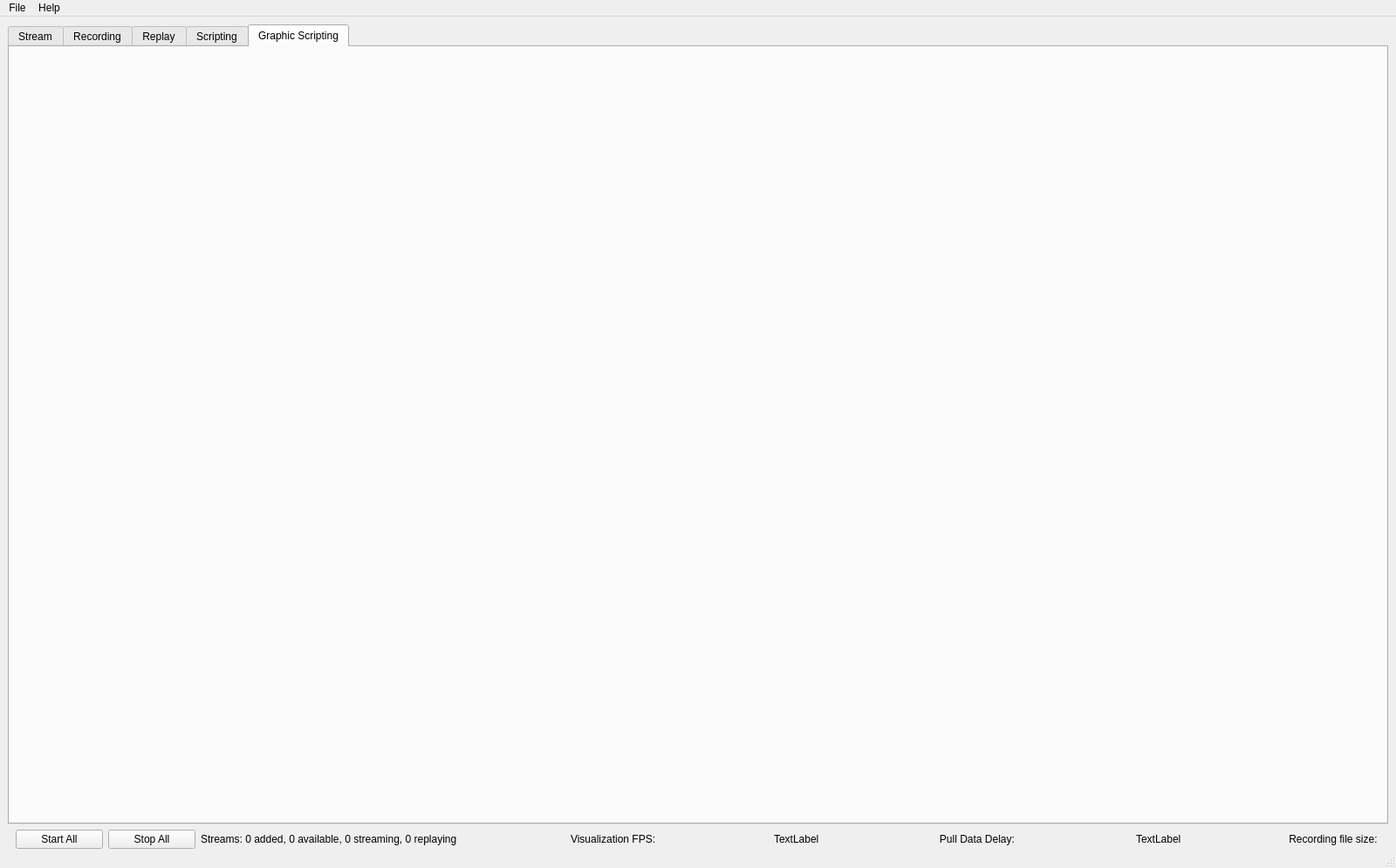
<?xml version="1.0" encoding="UTF-8"?>
<ui version="4.0">
 <class>MainWindow</class>
 <widget class="QMainWindow" name="MainWindow">
  <property name="geometry">
   <rect>
    <x>0</x>
    <y>0</y>
    <width>1600</width>
    <height>995</height>
   </rect>
  </property>
  <property name="windowTitle">
   <string>MainWindow</string>
  </property>
  <widget class="QWidget" name="centralwidget">
   <layout class="QVBoxLayout" name="verticalLayout">
    <property name="bottomMargin">
     <number>0</number>
    </property>
    <item>
     <widget class="QTabWidget" name="tabWidget">
      <property name="cursor">
       <cursorShape>ArrowCursor</cursorShape>
      </property>
      <property name="currentIndex">
       <number>4</number>
      </property>
      <widget class="QWidget" name="visualization_tab">
       <attribute name="title">
        <string>Stream</string>
       </attribute>
       <layout class="QVBoxLayout" name="MainTabVerticalLayout">
        <item>
         <widget class="QFrame" name="frame">
          <property name="frameShape">
           <enum>QFrame::StyledPanel</enum>
          </property>
          <property name="frameShadow">
           <enum>QFrame::Raised</enum>
          </property>
          <layout class="QVBoxLayout" name="verticalLayout_2">
           <property name="leftMargin">
            <number>1</number>
           </property>
           <property name="topMargin">
            <number>1</number>
           </property>
           <property name="rightMargin">
            <number>1</number>
           </property>
           <property name="bottomMargin">
            <number>1</number>
           </property>
           <item>
            <widget class="QScrollArea" name="scrollArea">
             <property name="widgetResizable">
              <bool>true</bool>
             </property>
             <widget class="QWidget" name="scrollAreaWidgetContents_3">
              <property name="geometry">
               <rect>
                <x>0</x>
                <y>0</y>
                <width>1524</width>
                <height>825</height>
               </rect>
              </property>
              <layout class="QHBoxLayout" name="scrollAreaWidgetContents_3_layout">
               <property name="leftMargin">
                <number>1</number>
               </property>
               <property name="topMargin">
                <number>1</number>
               </property>
               <property name="rightMargin">
                <number>1</number>
               </property>
               <property name="bottomMargin">
                <number>1</number>
               </property>
               <item>
                <widget class="QWidget" name="StreamWidget" native="true">
                 <layout class="QHBoxLayout" name="streamsHorizontalLayout">
                  <property name="spacing">
                   <number>1</number>
                  </property>
                  <property name="leftMargin">
                   <number>1</number>
                  </property>
                  <property name="topMargin">
                   <number>1</number>
                  </property>
                  <property name="rightMargin">
                   <number>1</number>
                  </property>
                  <property name="bottomMargin">
                   <number>1</number>
                  </property>
                 </layout>
                </widget>
               </item>
              </layout>
             </widget>
            </widget>
           </item>
          </layout>
         </widget>
        </item>
       </layout>
      </widget>
      <widget class="QWidget" name="recordings_tab">
       <attribute name="title">
        <string>Recording</string>
       </attribute>
       <layout class="QVBoxLayout" name="recordings_tab_vertical_layout"/>
      </widget>
      <widget class="QWidget" name="replay_tab">
       <attribute name="title">
        <string>Replay</string>
       </attribute>
       <layout class="QVBoxLayout" name="replay_tab_vertical_layout"/>
      </widget>
      <widget class="QWidget" name="scripting_tab">
       <attribute name="title">
        <string>Scripting</string>
       </attribute>
       <layout class="QVBoxLayout" name="scripting_tab_vertical_layout"/>
      </widget>
      <widget class="QWidget" name="scripting_graphic_tab">
       <attribute name="title">
        <string>Graphic Scripting</string>
       </attribute>
       <layout class="QVBoxLayout" name="scripting_graphic_tab_vertical_layout"/>
      </widget>
     </widget>
    </item>
    <item>
     <layout class="QHBoxLayout" name="infobar_layout">
      <property name="leftMargin">
       <number>9</number>
      </property>
      <property name="rightMargin">
       <number>9</number>
      </property>
      <item>
       <widget class="QPushButton" name="start_all_btn">
        <property name="maximumSize">
         <size>
          <width>100</width>
          <height>16777215</height>
         </size>
        </property>
        <property name="text">
         <string>Start All</string>
        </property>
       </widget>
      </item>
      <item>
       <widget class="QPushButton" name="stop_all_btn">
        <property name="maximumSize">
         <size>
          <width>100</width>
          <height>16777215</height>
         </size>
        </property>
        <property name="text">
         <string>Stop All</string>
        </property>
       </widget>
      </item>
      <item alignment="Qt::AlignRight">
       <widget class="QLabel" name="numActiveStreamsLabel">
        <property name="minimumSize">
         <size>
          <width>0</width>
          <height>0</height>
         </size>
        </property>
        <property name="text">
         <string>Streams: 0 added, 0 available, 0 streaming, 0 replaying</string>
        </property>
       </widget>
      </item>
      <item>
       <spacer name="horizontalSpacer_2">
        <property name="orientation">
         <enum>Qt::Horizontal</enum>
        </property>
        <property name="sizeType">
         <enum>QSizePolicy::Fixed</enum>
        </property>
        <property name="sizeHint" stdset="0">
         <size>
          <width>40</width>
          <height>20</height>
         </size>
        </property>
       </spacer>
      </item>
      <item alignment="Qt::AlignRight">
       <widget class="QLabel" name="visualizationFPSTextLabel">
        <property name="maximumSize">
         <size>
          <width>130</width>
          <height>16777215</height>
         </size>
        </property>
        <property name="text">
         <string>Visualization FPS:</string>
        </property>
       </widget>
      </item>
      <item alignment="Qt::AlignRight">
       <widget class="QLabel" name="visualizationFPSLabel">
        <property name="maximumSize">
         <size>
          <width>60</width>
          <height>16777215</height>
         </size>
        </property>
        <property name="text">
         <string>TextLabel</string>
        </property>
       </widget>
      </item>
      <item>
       <spacer name="horizontalSpacer">
        <property name="orientation">
         <enum>Qt::Horizontal</enum>
        </property>
        <property name="sizeType">
         <enum>QSizePolicy::Fixed</enum>
        </property>
        <property name="sizeHint" stdset="0">
         <size>
          <width>40</width>
          <height>20</height>
         </size>
        </property>
       </spacer>
      </item>
      <item alignment="Qt::AlignRight">
       <widget class="QLabel" name="tickFrequencyLabel">
        <property name="maximumSize">
         <size>
          <width>120</width>
          <height>16777215</height>
         </size>
        </property>
        <property name="text">
         <string>   Pull Data Delay: </string>
        </property>
       </widget>
      </item>
      <item alignment="Qt::AlignRight">
       <widget class="QLabel" name="pull_data_delay_label">
        <property name="maximumSize">
         <size>
          <width>100</width>
          <height>16777215</height>
         </size>
        </property>
        <property name="text">
         <string>TextLabel</string>
        </property>
       </widget>
      </item>
      <item>
       <spacer name="horizontalSpacer_3">
        <property name="orientation">
         <enum>Qt::Horizontal</enum>
        </property>
        <property name="sizeType">
         <enum>QSizePolicy::Fixed</enum>
        </property>
        <property name="sizeHint" stdset="0">
         <size>
          <width>40</width>
          <height>20</height>
         </size>
        </property>
       </spacer>
      </item>
      <item alignment="Qt::AlignRight">
       <widget class="QLabel" name="recording_file_size_label">
        <property name="text">
         <string>    Recording file size: </string>
        </property>
       </widget>
      </item>
     </layout>
    </item>
   </layout>
  </widget>
  <widget class="QMenuBar" name="menubar">
   <property name="geometry">
    <rect>
     <x>0</x>
     <y>0</y>
     <width>1600</width>
     <height>22</height>
    </rect>
   </property>
   <widget class="QMenu" name="menufile">
    <property name="title">
     <string>File</string>
    </property>
    <addaction name="actionShow_Recordings"/>
    <addaction name="actionSettings"/>
    <addaction name="separator"/>
    <addaction name="actionExit"/>
   </widget>
   <widget class="QMenu" name="menuHelp">
    <property name="title">
     <string>Help</string>
    </property>
    <addaction name="actionRepo"/>
    <addaction name="actionDocumentation"/>
   </widget>
   <addaction name="menufile"/>
   <addaction name="menuHelp"/>
  </widget>
  <widget class="QStatusBar" name="statusbar"/>
  <action name="actionAbout">
   <property name="text">
    <string>About</string>
   </property>
  </action>
  <action name="actionRepo">
   <property name="text">
    <string>GitHub Page</string>
   </property>
  </action>
  <action name="actionDocumentation">
   <property name="text">
    <string>Documentation</string>
   </property>
  </action>
  <action name="actionShow_Recordings">
   <property name="text">
    <string>Show Recordings</string>
   </property>
  </action>
  <action name="actionExit">
   <property name="text">
    <string>Exit</string>
   </property>
  </action>
  <action name="actionSettings">
   <property name="text">
    <string>Settings</string>
   </property>
  </action>
 </widget>
 <tabstops>
  <tabstop>tabWidget</tabstop>
 </tabstops>
 <resources/>
 <connections/>
</ui>
